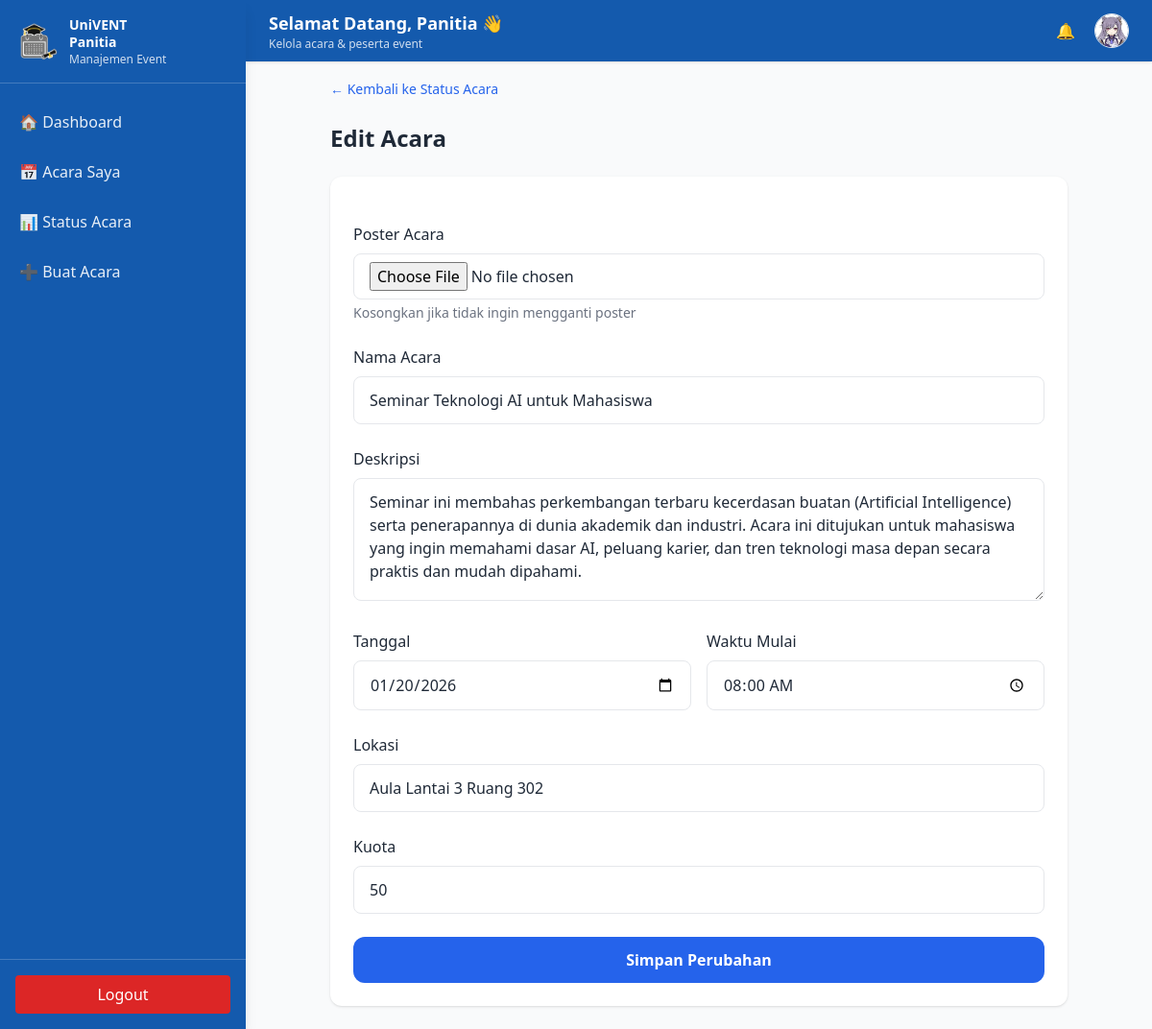
/univent-frontend/panitia/edit-acara.php?id=28 (signed in), run on the app's committed database.
### tables this page shows
CREATE TABLE `event` (
  `id_event` int(11) NOT NULL,
  `id_panitia` int(11) NOT NULL,
  `id_kategori` int(11) NOT NULL,
  `nama_event` varchar(150) NOT NULL,
  `deskripsi` text DEFAULT NULL,
  `tanggal_event` date NOT NULL,
  `waktu_mulai` time DEFAULT NULL,
  `lokasi` varchar(150) NOT NULL,
  `poster` varchar(255) DEFAULT NULL,
  `kuota` int(11) NOT NULL,
  `status` enum('pending','approved','rejected') DEFAULT 'pending',
  `catatan_admin` text DEFAULT NULL,
  `id_admin` int(11) DEFAULT NULL
);

### univent-frontend/panitia/edit-acara.php (the view, shortened to what this page needs)
<?php
require "../config/koneksi.php";
$id_panitia = $_SESSION['user_id'] ?? null;
$id_event = $_GET['id'] ?? null;
$sql = "
  SELECT id_event, nama_event, deskripsi, tanggal_event, waktu_mulai,
         lokasi, kuota, poster
  FROM event
  WHERE id_event = ? AND id_panitia = ?
  LIMIT 1
";
$stmt = mysqli_prepare($conn, $sql);
mysqli_stmt_bind_param($stmt, "ii", $id_event, $id_panitia);
mysqli_stmt_execute($stmt);
$result = mysqli_stmt_get_result($stmt);
$event = mysqli_fetch_assoc($result);
?>
<!doctype html>
<html lang="id">
<head>
  <script src="https://cdn.tailwindcss.com"></script>
</head>
<body class="bg-gray-50 text-gray-800">
  <main id="panitia-main" class="p-6 transition-all duration-300">
    <section class="max-w-3xl mx-auto space-y-6">
      <a href="status-acara.php"
        class="text-sm text-blue-600 hover:underline">
        ← Kembali ke Status Acara
      </a>
      <h1 class="text-2xl font-semibold">Edit Acara</h1>
      <form
        action="edit-acara_proses.php"
        method="POST"
        enctype="multipart/form-data"
        class="bg-white shadow rounded-xl p-6 space-y-6"
      >
        <div>
          <label class="block font-medium mb-2">Poster Acara</label>
          <input type="file" name="poster"
            class="w-full border rounded-lg px-4 py-2">
          <p class="text-sm text-gray-500 mt-1">
            Kosongkan jika tidak ingin mengganti poster
          </p>
        </div>
        <div>
          <label class="block font-medium mb-2">Nama Acara</label>
          <input type="text" name="nama_event"
            class="w-full border rounded-lg px-4 py-3"
            value="<?= htmlspecialchars($event['nama_event']) ?>" required>
        </div>
        <div>
          <label class="block font-medium mb-2">Deskripsi</label>
          <textarea name="deskripsi"
            class="w-full border rounded-lg px-4 py-3 h-32"
            required><?= htmlspecialchars($event['deskripsi']) ?></textarea>
        </div>
        <div class="grid grid-cols-2 gap-4">
          <div>
            <label class="block font-medium mb-2">Tanggal</label>
            <input type="date" name="tanggal_event"
              class="w-full border rounded-lg px-4 py-3"
              value="<?= $event['tanggal_event'] ?>" required>
          </div>
          <div>
            <label class="block font-medium mb-2">Waktu Mulai</label>
            <input type="time" name="waktu_mulai"
              class="w-full border rounded-lg px-4 py-3"
              value="<?= $event['waktu_mulai'] ?>" required>
          </div>
        </div>
        <div>
          <label class="block font-medium mb-2">Lokasi</label>
          <input type="text" name="lokasi"
            class="w-full border rounded-lg px-4 py-3"
            value="<?= htmlspecialchars($event['lokasi']) ?>" required>
        </div>
        <div>
          <label class="block font-medium mb-2">Kuota</label>
          <input type="number" name="kuota" min="1"
            class="w-full border rounded-lg px-4 py-3"
            value="<?= $event['kuota'] ?>" required>
        </div>
        <button
          class="w-full bg-blue-600 text-white py-3 rounded-xl font-semibold hover:bg-blue-700">
          Simpan Perubahan
        </button>
      </form>
    </section>
  </main>
</body>
</html>

### data on the page
event: nama_event "Seminar Teknologi AI untuk Mahasiswa", deskripsi "Seminar ini membahas perkembangan terbaru kecerdasan buatan (Artificial Intelligence) serta penerapannya di dunia akademik dan industri. Acara ini ditujukan untuk mahasiswa yang ingin memahami dasar AI, peluang karier, dan tren teknologi masa depan secara praktis dan mudah dipahami.", tanggal_event "01/20/2026", waktu_mulai "08:00:00", lokasi "Aula Lantai 3 Ruang 302", kuota "50"
